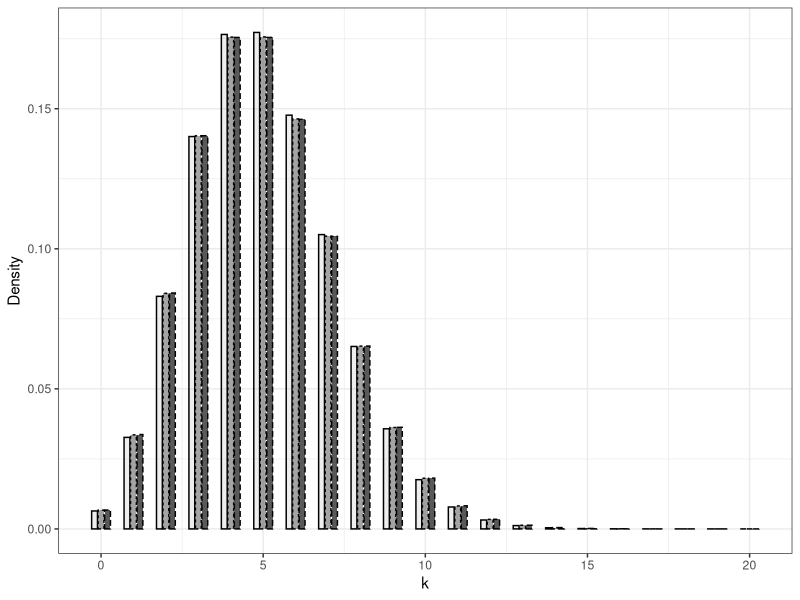
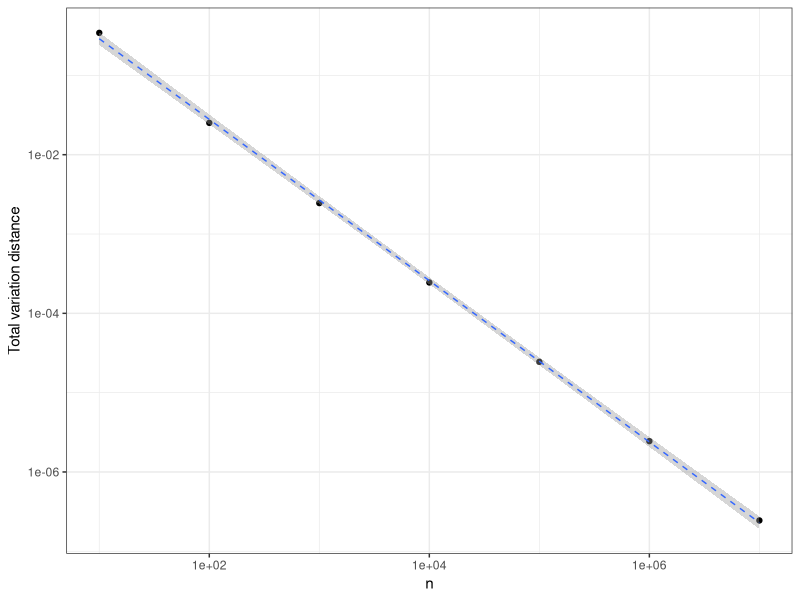
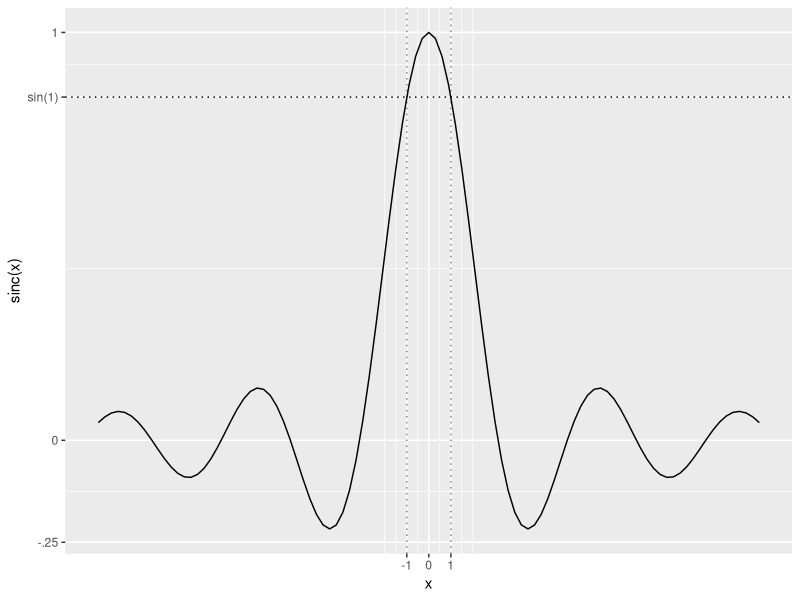
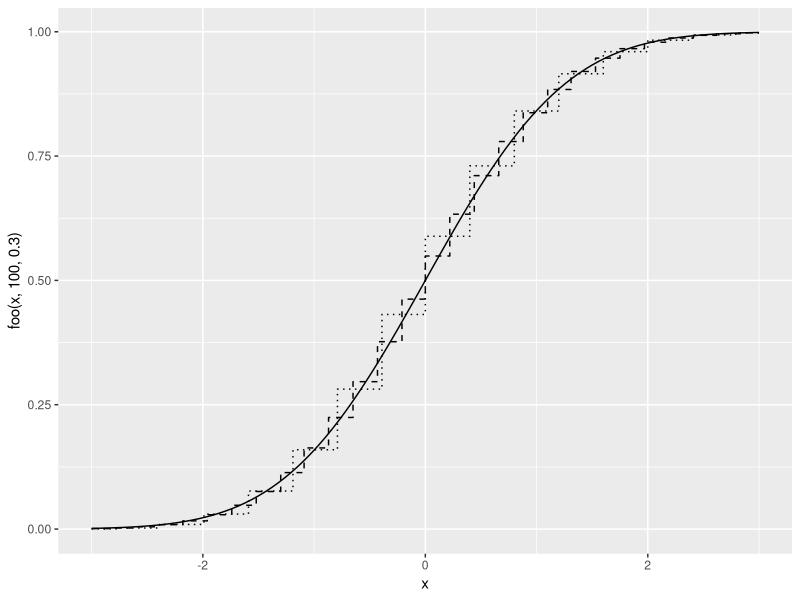

These charts were generated, in order, by the following R code:
## ---- chunk 1
#| include: false
library(tidyverse)
## ---- chunk 2
#| echo: false
n <- 250
m <- 50
## ---- chunk 3
#| label: binom-poisson
#| echo: false
#| warning: false
k <- 0:20
data <- as_tibble(list(k,
                           dbinom(k, n, 1/m),
                           dpois(k, n/m),
                           dbinom(k, 10*n, 1/(10*m))),
                  .name_repair="minimal")


names(data) <- c("k",
                 stringr::str_c("Binomial(", as.character(n), ",", as.character(1/m), ")"),
                 stringr::str_c("Poisson(", as.character(n/m), ")"),
                 stringr::str_c("Binomial(", as.character(10*n), ",", as.character(.1/m), ")"))

( data %>%
  tidyr::gather(key="Distribution", value="Density", -k) %>%
  ggplot(mapping=aes(x=k, y=Density, alpha=Distribution, linetype=Distribution) ) +
  geom_col(width=.6, position=position_dodge2(), color=1) +
  theme_bw() +
  theme(legend.position = 'none') )
## ---- chunk 4
#| label: lawrareevents
#| echo: false
#| warning: false
#| message: false

lambda <- 5
ns <- 10^(1:7)
x <- 0:20
difs <- purrr::map_dbl(ns, .f = ~ sum(abs (dbinom(x, ., lambda/.) - dpois(x, lambda))))

(tibble(ns, difs) %>%
  ggplot(mapping=aes(x=ns, y=difs)) +
#  geom_line(lty=2) +
  geom_point() +
  geom_smooth(method="lm", lty=2, size=.5) +
  scale_x_log10() +
  scale_y_log10() +
  xlab("n") +
  ylab("Total variation distance") +
  theme_bw())
## ---- chunk 5
#| label: techdude
#| echo: false
require(ggplot2)
require(tibble)
ggplot(data=tibble(x=seq(-15,15,by=.001)),
       mapping=aes(x=x)) +
  stat_function(fun= function(x){ifelse(abs(x) < .Machine[["double.eps"]], 1,  sin(x)/x)}, linetype=1) +
  geom_hline(yintercept = sin(1), linetype="dotted") +
  geom_vline(xintercept = 1, linetype= "dotted", alpha=.5) +
  geom_vline(xintercept = -1, linetype= "dotted", alpha=.5) +
  scale_x_continuous(breaks=c(-1, 0, 1)) +
  scale_y_continuous(breaks=c(-.25, 0, sin(1), 1),labels = c("-.25", "0", "sin(1)", "1")) +
  ylab("sinc(x)")

## ---- chunk 6
#| label: cltbinom
#| echo: false
#| warning: false
#| message: false
foo <- function(x, size, prob){
  pbinom(sqrt(size*prob*(1-prob))*x+size*prob, size=size, prob=prob)
}

ggplot(data=tibble(x=seq(-3,3,by=.01)),
       mapping=aes(x=x)) +
  stat_function(fun=pnorm, args=list(mean=0, sd=1), linetype=1) +
  geom_step(mapping=aes(y=foo(x, 100, .3)), linetype='dashed') +
  geom_step(mapping=aes(y=foo(x, 30, .3)), linetype='dotted')

rm(foo)
